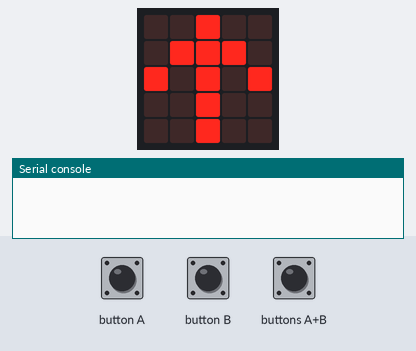
Simulated run of this program. Board: BBC micro:bit (MakeCode). Shown: the board's 5×5 LED display, the last lines printed to the serial console. The inputs (shaded band) are chosen by the test bench. No radio messages arrive unless stated (any console line starting 'radio sent:' is added by the test bench).

Above: at 1.6 s.
1.7 s: buttons A+B pressed for 0.15 s
At 3.0 s:
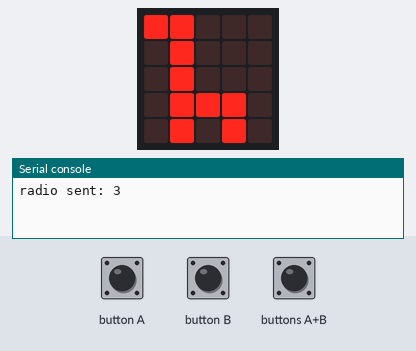
3.3 s: buttons A+B pressed for 1 s
At 5.5 s:
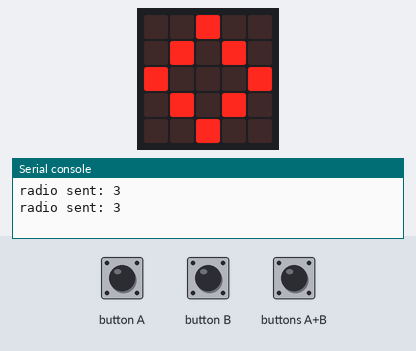
5.8 s: buttons A+B pressed for 0.15 s
At 6.3 s:
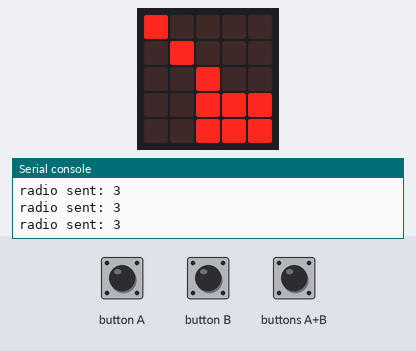
7.4 s: buttons A+B pressed for 0.15 s
At 8.7 s:
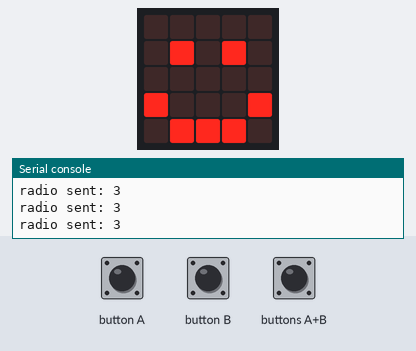
Timing chart, 0 to 10.0 s (numbered marks = the images above; inputs shaded):
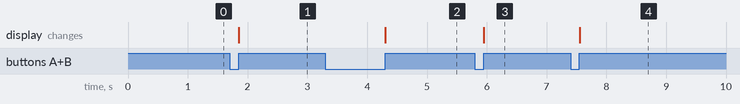

The program:

main.ts
```typescript
input.onButtonPressed(Button.A, function () {
    radio.sendNumber(1)
})
input.onButtonPressed(Button.AB, function () {
    radio.sendNumber(3)
    SekectMT += 1
    if (SekectMT == 5) {
        SekectMT = 1
    }
    if (SekectMT == 1) {
        basic.showIcon(IconNames.Happy)
    } else {
        if (SekectMT == 2) {
            basic.showIcon(IconNames.Giraffe)
        } else {
            if (SekectMT == 3) {
                basic.showIcon(IconNames.Diamond)
            } else {
                basic.showLeds(`
                    # . . . .
                    . # . . .
                    . . # . .
                    . . # # #
                    . . # # #
                    `)
            }
        }
    }
})
input.onButtonPressed(Button.B, function () {
    radio.sendNumber(2)
})
let SekectMT = 0
radio.setGroup(1)
SekectMT = 1
basic.showLeds(`
    . . # . .
    . # # # .
    # . # . #
    . . # . .
    . . # . .
    `)
```

test.ts
```typescript
// テストはここに来ます。このパッケージが拡張機能として使用されるときにはコンパイルされません。
```

Measured:
- after the input at 1.7 s, the display: changes after 0.15 s (image 1)
- after the input at 3.3 s, the display: changes after 1.0 s (image 2)
- after the input at 5.8 s, the display: changes after 0.15 s (image 3)
- after the input at 7.4 s, the display: changes after 0.15 s (image 4)
